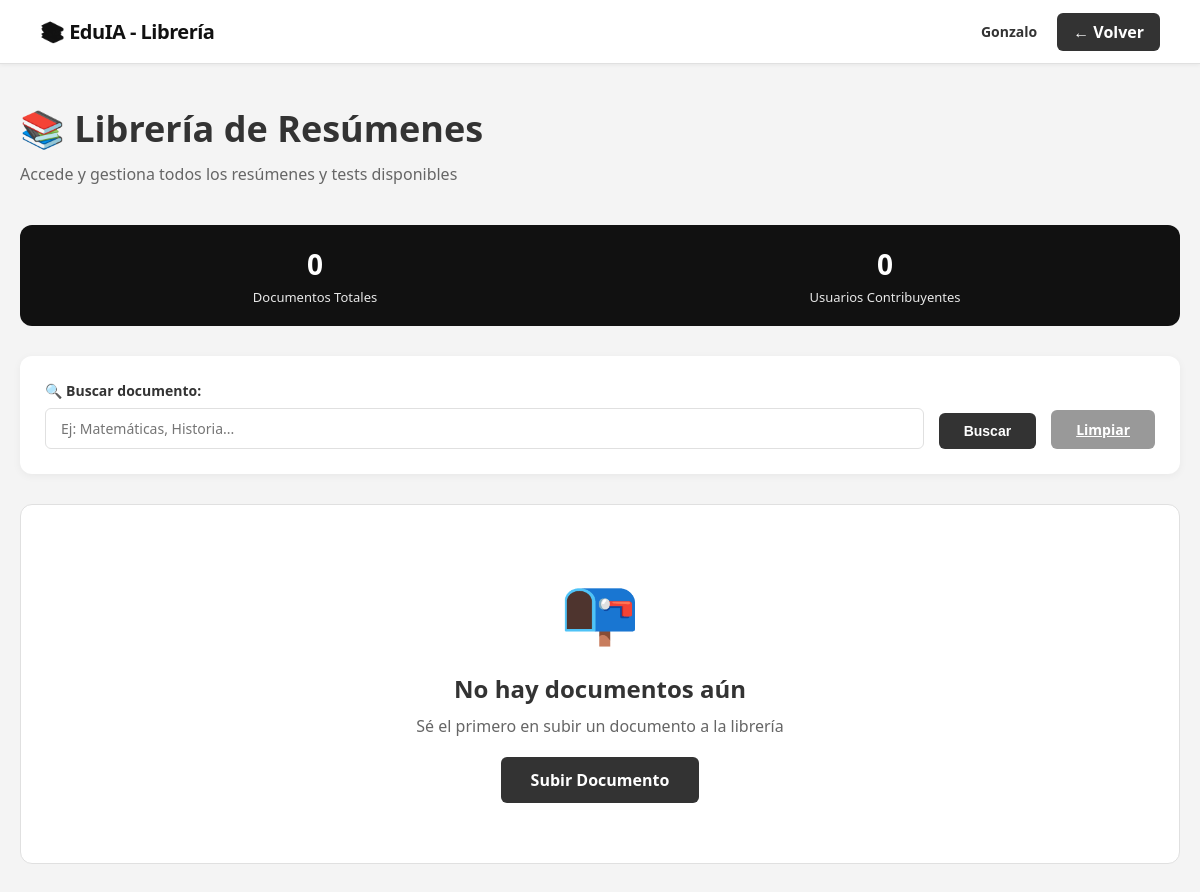
Page /libreria_resumenes.php (signed in) on the earlier database version.
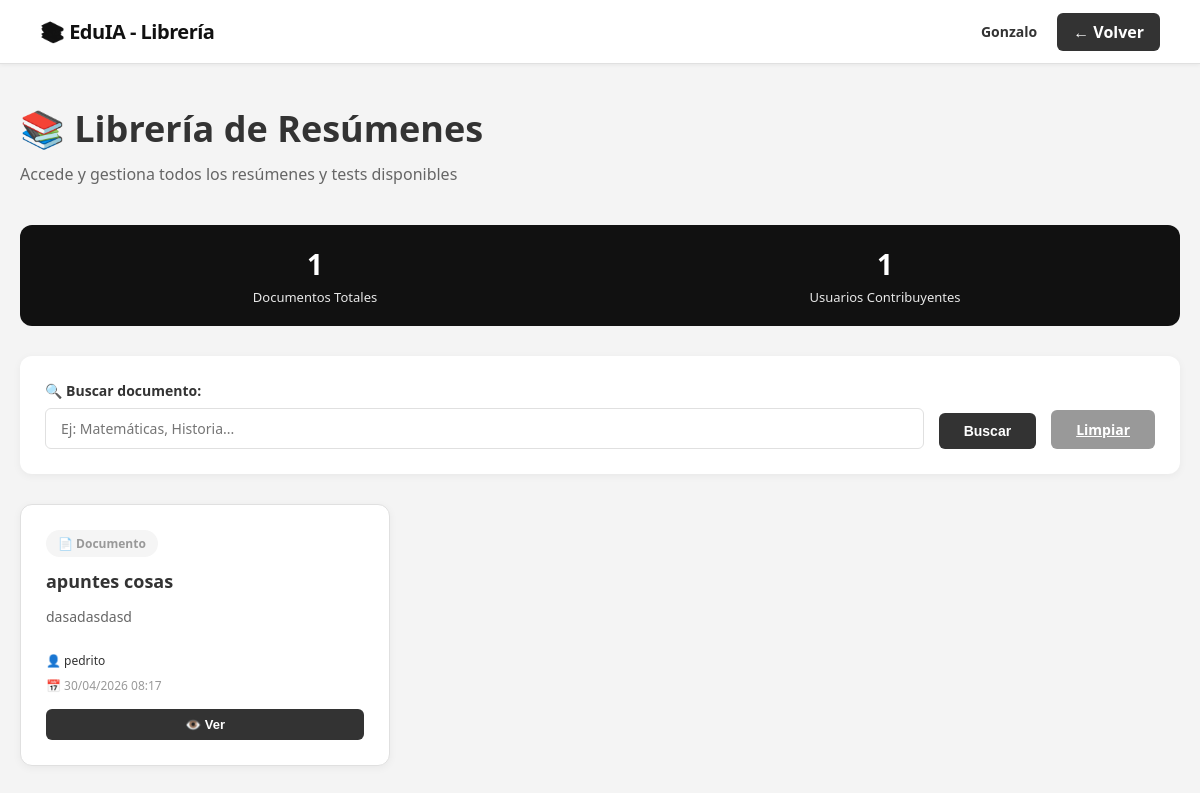
Same page on the later database version.
### tables this page shows
CREATE TABLE `resumenes` (
  `id` int(11) NOT NULL,
  `titulo` varchar(150) NOT NULL,
  `descripcion` text DEFAULT NULL,
  `user_id` int(11) NOT NULL,
  `documento` varchar(255) NOT NULL,
  `fecha_creacion` timestamp NOT NULL DEFAULT current_timestamp()
);

CREATE TABLE `usuarios` (
  `id` int(11) NOT NULL,
  `nombre` varchar(50) NOT NULL,
  `email` varchar(100) DEFAULT NULL,
  `password` varchar(255) NOT NULL,
  `fecha_registro` timestamp NULL DEFAULT current_timestamp()
);

### libreria_resumenes.php (the view, shortened to what this page needs)
<?php
include 'conn.php';
$usuario = $_SESSION['username'] ?? 'Usuario';
$busqueda = isset($_POST['busqueda']) ? trim($_POST['busqueda']) : '';
$query = "SELECT r.id, r.titulo, r.descripcion, r.user_id, r.documento, r.fecha_creacion, u.nombre as autor
          FROM resumenes r
          JOIN usuarios u ON r.user_id = u.id";
$query .= " ORDER BY r.fecha_creacion DESC LIMIT 100";
$stmt = $conn->prepare($query);
if ($stmt) {
    $stmt->execute();
    $result = $stmt->get_result();
    $registros = $result->fetch_all(MYSQLI_ASSOC);
} else {
    $registros = [];
}
?>
<!DOCTYPE html>
<html lang="es">
<head>
</head>
<body>
    <div class="topbar">
        <div class="topbar-logo">📚 EduIA - Librería</div>
        <div class="topbar-right">
            <span class="user-info"><?php echo htmlspecialchars($usuario); ?></span>
            <a href="main.php" class="btn-back">← Volver</a>
        </div>
    </div>
    <div class="container">
        <div class="header">
            <h1>📚 Librería de Resúmenes</h1>
            <p>Accede y gestiona todos los resúmenes y tests disponibles</p>
        </div>
        <div class="stats-bar">
            <div class="stat-item">
                <div class="stat-number"><?php echo count($registros); ?></div>
                <div class="stat-label">Documentos Totales</div>
            </div>
            <div class="stat-item">
                <div class="stat-number"><?php echo count(array_unique(array_column($registros, 'user_id'))); ?></div>
                <div class="stat-label">Usuarios Contribuyentes</div>
            </div>
        </div>
        <form method="POST" class="search-section">
            <div class="search-group">
                <div class="form-group">
                    <label for="busqueda">🔍 Buscar documento:</label>
                    <input type="text" id="busqueda" name="busqueda" placeholder="Ej: Matemáticas, Historia..." value="<?php echo htmlspecialchars($busqueda); ?>">
                </div>
                <button type="submit" class="btn-search">Buscar</button>
                <a href="libreria_resumenes.php" class="btn-reset">Limpiar</a>
            </div>
        </form>
        <?php if (empty($registros)): ?>
            <div class="empty-state">
                <div class="empty-icon">📭</div>
                <h2>No hay documentos aún</h2>
                <p>Sé el primero en subir un documento a la librería</p>
                <a href="subir_documento.php">Subir Documento</a>
            </div>
        <?php else: ?>
            <div class="registros-grid">
                <?php foreach ($registros as $registro): ?>
                    <div class="registro-card">
                        <span class="registro-type resumen">📄 Documento</span>
                        <h3 class="registro-title"><?php echo htmlspecialchars($registro['titulo']); ?></h3>
                        <p class="registro-preview"><?php echo htmlspecialchars(substr($registro['descripcion'], 0, 150)); ?></p>
                        <p style="font-size: 12px; color: #333; margin: 8px 0;">👤 <?php echo htmlspecialchars($registro['autor']); ?></p>
                        <p class="registro-date">📅 <?php echo date('d/m/Y H:i', strtotime($registro['fecha_creacion'])); ?></p>
                        <div class="registro-actions">
                            <button class="btn-ver" onclick="abrirModal(<?php echo $registro['id']; ?>, '<?php echo htmlspecialchars(addslashes($registro['titulo']), ENT_QUOTES); ?>', '<?php echo htmlspecialchars(addslashes($registro['descripcion']), ENT_QUOTES); ?>', '<?php echo htmlspecialchars($registro['documento']); ?>')">👁️ Ver</button>
                        </div>
                    </div>
                <?php endforeach; ?>
            </div>
        <?php endif; ?>
    </div>
</body>
</html>

Differences in the rows shown:
added resumenes: titulo "apuntes cosas", descripcion "dasadasdasd", user.nombre "pedrito", fecha_creacion "30/04/2026 08:17"
Other differences:
count($registros): "0" → "1"
count(array_unique(array_column($registros, 'user_id'))): "0" → "1"
text no longer shown: "📭 No hay documentos aún Sé el primero en subir un documento a la librería Subir Documento"
